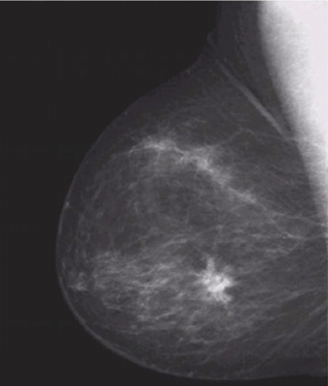
#> input picture image_gray_01.jpg, 328 x 386 px
$ jupyter execute --allow-errors image_processing_02.ipynb   (shell and % lines are left out)
#> lines starting #> are read from the running program, lines starting #| are printed output that depends on the picture
[cell 1]

import matplotlib
import numpy as np
import pandas as pd
import os, sys, time, pickle
#import ipywidgets
from mpl_toolkits.mplot3d import Axes3D
import matplotlib.pyplot as plt
from matplotlib import cm
from matplotlib.ticker import LinearLocator, FormatStrFormatter
from mpl_toolkits.mplot3d.art3d import Poly3DCollection

from scipy import optimize

import cv2

matplotlib.rc('font', family='serif')
matplotlib.rc('font', size=12)
matplotlib.rc('legend', fontsize=16)
matplotlib.rc('legend', numpoints=1)
matplotlib.rc('legend', handlelength=1.5)
matplotlib.rc('legend', frameon=True)
matplotlib.rc('xtick.major', pad=7)
matplotlib.rc('xtick', direction="in")
matplotlib.rc('ytick', direction="in")
matplotlib.rc('xtick', top = True)
matplotlib.rc('ytick', right =True )
matplotlib.rc('xtick.minor', pad=7)
matplotlib.rc('text', usetex=True)


matplotlib.rc('figure', figsize=(12, 9))

[cell 2]
def gamma_correction_gray(img, gamma):

    # img 가 uint8 일 경우 최대값이 255 이며 gamma>1 일 경우 unit8 의 범위를 넘어서므로
    # 일단 uint32로 바꾼 후에 correction 을 하고 다시 uint8 로 바꾼다.

    img0 = img.astype(np.uint32)
    result = (img0**gamma)/(255**gamma)*255
    return result.round().astype(np.uint8)


def contrast_flatten_gray_255(img):
    """
    almost same as cv2.equalizeHist
    """
    imgf=img.astype(np.uint32).flatten()
    cc, edge = np.histogram(imgf, bins=np.arange(256))
    ci = np.cumsum(cc)
    M = imgf.shape[0]
    i_M = 255
    result = ci[img]*i_M/M

    return result.round().astype(np.uint8)

## 점 기준 이미지 가공

- Gray scale image $f(x,\,y)$ 를 생각하자. $0\le f(x,\,y) \le 255$ 이다.

#### 1. 픽셀 반전법에 의한 이미지 가공
$$
g(x,\,y) = A-B f(x,\,y)
$$

- 완전한 흑백 반전은 $A=255,\, B=1$.

#### 2. $\gamma$-correction (or $\gamma$-encoding)

$$
g(x,\,y) = f(x,\,y)^\gamma
$$

- $\gamma$ 값이 $1$ 보다 상당히 크면 픽셀 값이 클수록, $\gamma$ 값이 $1$ 보다 상당히 작으면 픽셀값이 작을수록 대조가 현저해짐.

[cell 3]
# 픽셀 반전법

img1=cv2.cvtColor(cv2.imread("./image_gray_01.jpg"), cv2.COLOR_BGR2GRAY)
#> img1: shape (386, 328); min 27, max 242, mean 67.9
fig = plt.gcf()
ax1, ax2 = fig.add_subplot(121), fig.add_subplot(122)
ax1.imshow(img1, cmap='gray',  vmin=0, vmax=255)
ax2.imshow(255-img1, cmap='gray',  vmin=0, vmax=255)

for ax in fig.get_axes():
    ax.get_xaxis().set_visible(False)
    ax.get_yaxis().set_visible(False)
fig.tight_layout()
plt.show()
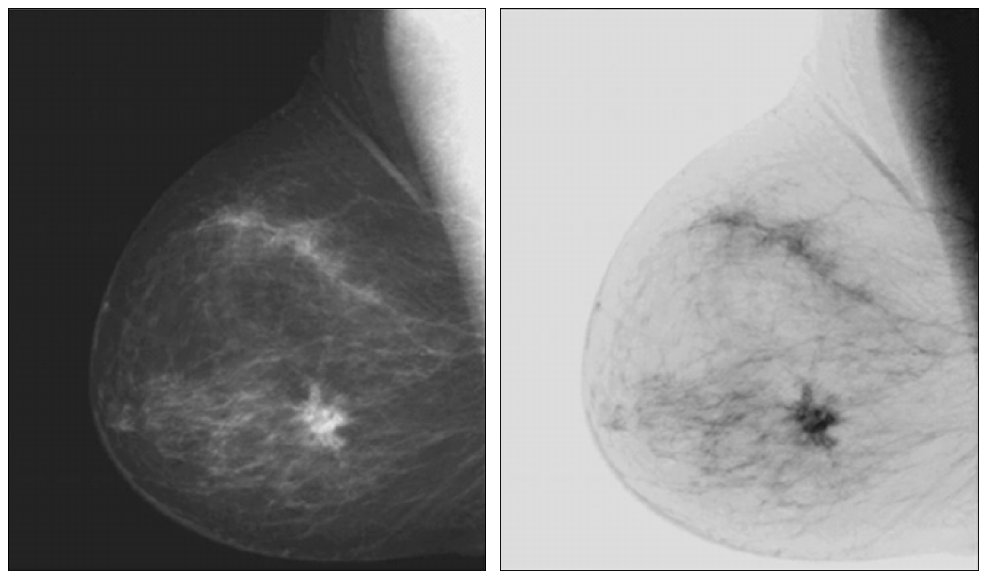
#> figure drawn by matplotlib, 2 panels

[cell 4]
# gamma-correction
img2 = cv2.cvtColor(cv2.imread("./image_gray_02.png"), cv2.COLOR_BGR2GRAY)
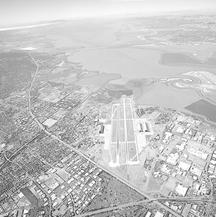
#> input picture image_gray_02.png, 216 x 217 px
#> img2: shape (217, 216); min 42, max 255, mean 196.2

fig2 = plt.figure(figsize=(8,8), dpi= 100, facecolor='w', edgecolor='k')

ax1, ax2, ax3, ax4 = fig2.add_subplot(221), fig2.add_subplot(222), fig2.add_subplot(223), fig2.add_subplot(224)
img2_2 = gamma_correction_gray(img2, 2)
#> in gamma_correction_gray, `result = (img0**gamma)/(255**gamma)*255`:
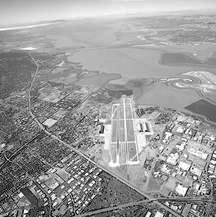
#> result: shape (217, 216) float64; min 6.92, max 255, mean 155.1
img2_4 = gamma_correction_gray(img2, 4)
#> call 2 of gamma_correction_gray, with gamma = 4
#> in gamma_correction_gray (call 2), `result = (img0**gamma)/(255**gamma)*255`:
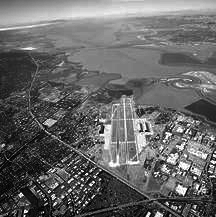
#> result: shape (217, 216) float64; min 0.188, max 255, mean 103.3
img2_5 = gamma_correction_gray(img2, 5.)
#> call 3 of gamma_correction_gray, with gamma = 5
#> in gamma_correction_gray (call 3), `result = (img0**gamma)/(255**gamma)*255`:
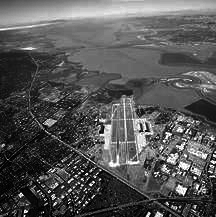
#> result: shape (217, 216) float64; min 0.0309, max 255, mean 86.3
ax1.imshow(img2, cmap='gray', vmin=0, vmax=255)
ax2.imshow(img2_2, cmap='gray', vmin=0, vmax=255)
ax3.imshow(img2_4, cmap='gray', vmin=0, vmax=255)
ax4.imshow(img2_5, cmap='gray',  vmin=0, vmax=255)
ax1.set_title("Original", fontsize=10)
ax2.set_title("$\gamma=2$", fontsize=10)
ax3.set_title("$\gamma=4$", fontsize=10)
ax4.set_title("$\gamma=5$", fontsize=10)
for ax in fig2.get_axes():
    ax.get_xaxis().set_visible(False)
    ax.get_yaxis().set_visible(False)
#> (the rest of this cell did not finish here and is left out)

[cell 5]
fig2_2 = plt.figure(figsize=(8,8), dpi= 100, facecolor='w', edgecolor='k')

ax1, ax2, ax3, ax4 = fig2_2.add_subplot(221), fig2_2.add_subplot(222), fig2_2.add_subplot(223), fig2_2.add_subplot(224)
ax1.hist(img2.flatten(), bins=np.arange(0, 256))
ax2.hist(img2_2.flatten(), bins=np.arange(0, 256))
ax3.hist(img2_4.flatten(), bins=np.arange(0, 256))
ax4.hist(img2_4.flatten(), bins=np.arange(0, 256))
ax1.set_title("Original", fontsize=10)
ax2.set_title("$\gamma=2$", fontsize=10)
ax3.set_title("$\gamma=4$", fontsize=10)
ax4.set_title("$\gamma=5$", fontsize=10)

plt.show()

[cell 6]
img3 = cv2.cvtColor(cv2.imread("./img_gray_03.jpg"), cv2.COLOR_BGR2GRAY)
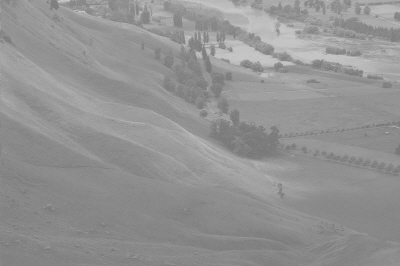
#> input picture img_gray_03.jpg, 400 x 266 px
#> img3: shape (266, 400); min 119, max 200, mean 146.8
fig3 = plt.figure(figsize=(13,8), dpi= 100, facecolor='w', edgecolor='k')
ax1, ax2, ax3 = fig3.add_subplot(221), fig3.add_subplot(223), fig3.add_subplot(122)
ax1.imshow(img3, cmap='gray',  vmin=0, vmax=255)
img3c=cv2.equalizeHist(img3)
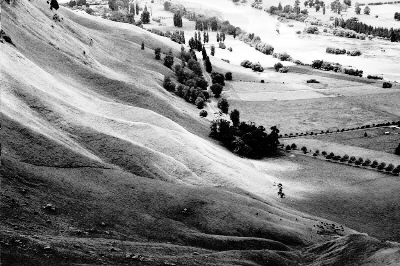
#> img3c: shape (266, 400); min 0, max 255, mean 130.6
ax2.imshow(img3c, cmap='gray',  vmin=0, vmax=255)
ax1.set_title("original")
ax2.set_title("flattened")
plt.hist(img3.flatten(), bins=np.arange(256), label="original")
plt.hist(img3c.flatten(), bins=np.arange(256), label="flattened")
ax3.legend()
for ax in fig3.get_axes()[:-1]:
    ax.get_xaxis().set_visible(False)
    ax.get_yaxis().set_visible(False)

#> (the rest of this cell did not finish here and is left out)

[cell 7]
img40 = cv2.imread("./img_interpoation_01.jpg", cv2.IMREAD_COLOR)
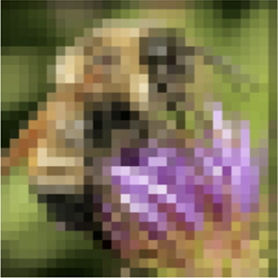
#> input picture img_interpoation_01.jpg, 278 x 278 px
#> img40 is the input picture: shape (278, 278, 3); mean B, G, R 83.2, 112.8, 125.1


width, height = img40.shape[:2]
#> width = 278; height = 278
#img4 = cv2.resize(img40, (int(width/3), int(height/3)), interpolation=cv2.INTER_NEAREST)
img4 = img40[::5,::5,]
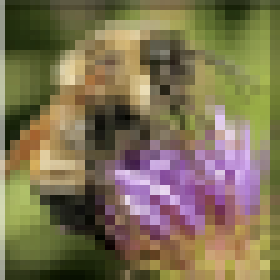
#> img4: shape (56, 56, 3) (shown 5 times larger); mean B, G, R 83.4, 113.2, 125.3

scalefactor = 2
fig4, ax = plt.subplots(nrows=2, ncols=2, figsize=(8, 8), dpi=150, sharex=True, sharey=True)
ax[0,0].imshow(cv2.cvtColor(img4, cv2.COLOR_BGR2RGB), interpolation=None)
img4_nn = cv2.resize(img4, (width*scalefactor, height*scalefactor), interpolation=cv2.INTER_NEAREST)
ax[0,1].imshow(cv2.cvtColor(img4_nn, cv2.COLOR_BGR2RGB), interpolation=None)
img4_bl=cv2.resize(img4, (width*scalefactor, height*scalefactor), interpolation=cv2.INTER_LINEAR)
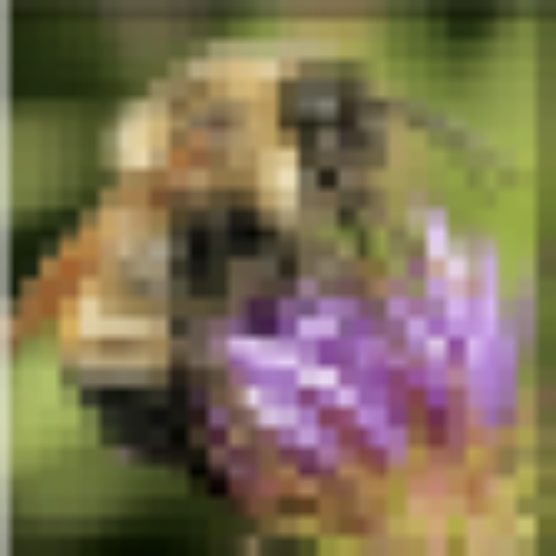
#> img4_bl: shape (556, 556, 3); mean B, G, R 83.3, 113.1, 125.2
ax[1,0].imshow(cv2.cvtColor(img4_bl, cv2.COLOR_BGR2RGB), interpolation=None)
img4_bc=cv2.resize(img4, (width*scalefactor, height*scalefactor), interpolation=cv2.INTER_CUBIC)
ax[1,1].imshow(cv2.cvtColor(img4_bc, cv2.COLOR_BGR2RGB), interpolation=None)

ax[0,0].set_title("Original")
ax[0,1].set_title("Nearesst-neighbor interpolation")
ax[1,0].set_title("Bilinear interpolation")
ax[1,1].set_title("Bicubic interpolation")

for ax0 in fig4.get_axes():
    ax0.get_xaxis().set_visible(False)
    ax0.get_yaxis().set_visible(False)

#> (the rest of this cell did not finish here and is left out)
